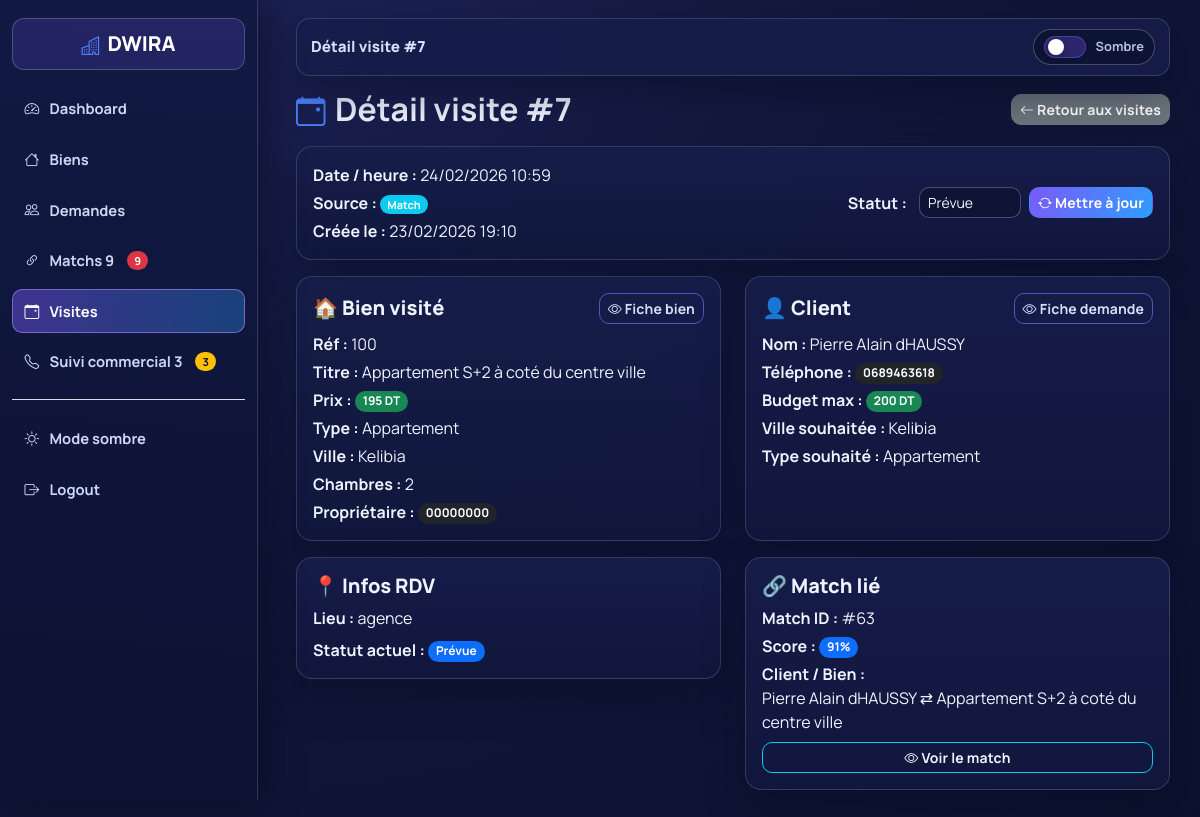
/Dwira/admin/visites/view.php?id=7 (signed in), run on the app's committed database.
### tables this page shows
CREATE TABLE `visites` (
  `id` int(11) NOT NULL,
  `bien_id` int(11) NOT NULL,
  `demande_id` int(11) DEFAULT NULL,
  `client_nom` varchar(255) DEFAULT NULL,
  `client_tel` varchar(50) DEFAULT NULL,
  `match_id` int(11) DEFAULT NULL,
  `date_visite` datetime NOT NULL,
  `lieu` varchar(255) DEFAULT NULL,
  `statut` enum('Prévue','Réalisée','Annulée','No show') DEFAULT 'Prévue',
  `note` text DEFAULT NULL,
  `source` enum('match','manuel') NOT NULL DEFAULT 'manuel',
  `created_at` timestamp NOT NULL DEFAULT current_timestamp()
);

CREATE TABLE `biens` (
  `id` int(11) NOT NULL,
  `reference` varchar(20) NOT NULL,
  `titre` varchar(255) NOT NULL,
  `telephone_proprietaire` varchar(30) DEFAULT NULL,
  `description` text DEFAULT NULL,
  `prix` decimal(12,2) NOT NULL,
  `type` varchar(50) NOT NULL,
  `statut` varchar(50) NOT NULL,
  `ville` varchar(100) NOT NULL,
  `zone` varchar(100) DEFAULT NULL,
  `chambres` int(11) DEFAULT 0,
  `surface` decimal(8,2) DEFAULT NULL,
  `vue_mer` tinyint(4) DEFAULT 0,
  `parking` tinyint(4) DEFAULT 0,
  `image` varchar(255) DEFAULT NULL,
  `disponible` tinyint(4) DEFAULT 1,
  `created_at` timestamp NOT NULL DEFAULT current_timestamp(),
  `caracteristiques` text DEFAULT NULL,
  `details` text DEFAULT NULL
);

CREATE TABLE `clients_demandes` (
  `id` int(11) NOT NULL,
  `nom` varchar(100) NOT NULL,
  `telephone` varchar(30) NOT NULL,
  `budget_max` decimal(12,2) NOT NULL,
  `type_bien` varchar(50) NOT NULL,
  `statut` varchar(50) NOT NULL,
  `ville` varchar(100) NOT NULL,
  `zone` varchar(100) DEFAULT NULL,
  `chambres_min` int(11) DEFAULT 0,
  `caracteristiques` text DEFAULT NULL,
  `details` longtext DEFAULT NULL CHECK (json_valid(`details`)),
  `surface_min` decimal(8,2) DEFAULT NULL,
  `vue_mer` tinyint(4) DEFAULT 0,
  `parking` tinyint(4) DEFAULT 0,
  `active` tinyint(4) DEFAULT 1,
  `created_at` timestamp NOT NULL DEFAULT current_timestamp()
);

CREATE TABLE `matches` (
  `id` int(11) NOT NULL,
  `bien_id` int(11) NOT NULL,
  `demande_id` int(11) NOT NULL,
  `score` int(11) DEFAULT 0,
  `vu` tinyint(4) DEFAULT 0,
  `statut` varchar(50) DEFAULT 'nouveau',
  `interet_client` tinyint(3) UNSIGNED DEFAULT NULL,
  `decision_client` varchar(50) DEFAULT NULL,
  `commentaire_client` text DEFAULT NULL,
  `prochain_suivi_at` datetime DEFAULT NULL,
  `resultat_final` varchar(50) DEFAULT NULL,
  `created_at` timestamp NOT NULL DEFAULT current_timestamp()
);

### Dwira/admin/visites/view.php (the view, shortened to what this page needs)
<?php
require_once "../../config/db.php";
$id = (int)$_GET['id'];
$stmt = $pdo->prepare("
    SELECT
        v.*,
        b.reference,
        b.titre AS bien_titre,
        b.ville AS bien_ville,
        b.prix  AS bien_prix,
        b.type  AS bien_type,
        b.chambres AS bien_chambres,
        b.telephone_proprietaire,
        d.nom       AS demande_nom,
        d.telephone AS demande_tel,
        d.budget_max,
        d.ville     AS demande_ville,
        d.type_bien AS demande_type_bien
    FROM visites v
    JOIN biens b ON v.bien_id = b.id
    LEFT JOIN clients_demandes d ON v.demande_id = d.id
    WHERE v.id = ?
");
$stmt->execute([$id]);
$visite = $stmt->fetch(PDO::FETCH_ASSOC);
$match = null;
if (!empty($visite['match_id'])) {
    $stm2 = $pdo->prepare("
        SELECT m.*,
               b.titre AS match_bien_titre,
               d.nom   AS match_client_nom
        FROM matches m
        JOIN biens b ON m.bien_id = b.id
        JOIN clients_demandes d ON m.demande_id = d.id
        WHERE m.id = ?
    ");
    $stm2->execute([$visite['match_id']]);
    $match = $stm2->fetch(PDO::FETCH_ASSOC);
}
$allStatus = ["Prévue","Réalisée","Annulée","No show","Perdue","Ignorée"];
$totalMatchesNonVus = (int)$pdo->query("
    SELECT COUNT(*)
    FROM matches
    WHERE vu = 0
")->fetchColumn();
$totalMatchesToFollow = (int)$pdo->query("
    SELECT COUNT(*)
    FROM matches
    WHERE resultat_final IS NULL
      AND prochain_suivi_at IS NOT NULL
      AND prochain_suivi_at <= NOW()
")->fetchColumn();
function badgeStatutVisite($statut) {
    $badge = 'bg-secondary';
    if ($statut === 'Prévue')   $badge = 'bg-primary';
    return "<span class='badge $badge'>".htmlspecialchars($statut)."</span>";
}
?>
<!DOCTYPE html>
<html lang="fr">
<head>
    <link href="https://cdn.jsdelivr.net/npm/bootstrap@5.3.2/dist/css/bootstrap.min.css" rel="stylesheet">
    <link href="https://cdn.jsdelivr.net/npm/bootstrap-icons@1.11.1/font/bootstrap-icons.css" rel="stylesheet">
<link rel='stylesheet' href='/Dwira/assets/css/admin-unified.css?v=202602248'>
</head>
<body>
<div class="sidebar collapsed" id="sidebar">
    <div class="text-center text-white brand">📅 DWIRA</div>
    <a href="../dashboard.php">
        <i class="bi bi-speedometer2"></i> Dashboard
    </a>
    <a href="../biens/list.php">
        <i class="bi bi-house"></i> Biens
    </a>
    <a href="../demandes/list.php">
        <i class="bi bi-people"></i> Demandes
    </a>
    <a href="../matches/list.php">
        <i class="bi bi-link-45deg"></i> Matchs
        <?php if ($totalMatchesNonVus > 0): ?>
            <span class="badge bg-danger badge-sidebar ms-1"><?= $totalMatchesNonVus ?></span>
        <?php endif; ?>
    </a>
    <a href="list.php">
        <i class="bi bi-calendar-event"></i> Visites
    </a>
    <a href="../suivi_commercial/list.php">
        <i class="bi bi-telephone-outbound"></i> Suivi commercial
        <?php if ($totalMatchesToFollow > 0): ?>
            <span class="badge bg-warning text-dark badge-sidebar ms-1"><?= $totalMatchesToFollow ?></span>
        <?php endif; ?>
    </a>
    <hr class="bg-light">
    <a onclick="toggleTheme()" style="cursor:pointer;">
        <i class="bi bi-moon-stars-fill"></i> Mode sombre
    </a>
    <a href="../logout.php">
        <i class="bi bi-box-arrow-right"></i> Logout
    </a>
</div>
<div class="main" id="main">
    <div class="d-flex justify-content-between align-items-center mb-3">
        <div class="d-flex align-items-center gap-2">
            <h2 class="fw-bold mb-0">📅 Détail visite #<?= (int)$visite['id'] ?></h2>
        </div>
        <a href="list.php" class="btn btn-secondary btn-sm">
            <i class="bi bi-arrow-left"></i> Retour aux visites
        </a>
    </div>
    <div class="card card-modern mb-3 p-3">
        <div class="row align-items-center">
            <div class="col-md-7 mb-3 mb-md-0">
                <p class="mb-1">
                    <strong>Date / heure :</strong>
                    <?= $visite['date_visite']
                        ? date("d/m/Y H:i", strtotime($visite['date_visite']))
                        : "<span class='text-muted'>—</span>" ?>
                </p>
                <p class="mb-1">
                    <strong>Source :</strong>
                    <?php if(($visite['source'] ?? '') === 'match'): ?>
                        <span class="badge bg-info text-dark badge-small">Match</span>
                    <?php else: ?>
                        <span class="badge bg-secondary badge-small">Manuel</span>
                    <?php endif; ?>
                </p>
                <p class="mb-0">
                    <strong>Créée le :</strong>
                    <?= $visite['created_at']
                        ? date("d/m/Y H:i", strtotime($visite['created_at']))
                        : "<span class='text-muted'>—</span>" ?>
                </p>
            </div>
            <div class="col-md-5">
                <form method="POST" class="d-flex flex-wrap gap-2 justify-content-md-end align-items-center">
                    <label class="me-1 mb-0"><strong>Statut :</strong></label>
                    <select name="statut" class="form-select form-select-sm w-auto">
                        <?php foreach($allStatus as $st): ?>
                            <option value="<?= $st ?>" <?= $visite['statut']===$st?'selected':'' ?>>
                                <?= $st ?>
                            </option>
                        <?php endforeach; ?>
                    </select>
                    <button class="btn btn-sm btn-primary">
                        <i class="bi bi-arrow-repeat"></i> Mettre à jour
                    </button>
                </form>
            </div>
        </div>
    </div>
    <div class="row mb-3">
        <div class="col-md-6 mb-3 mb-md-0">
            <div class="card card-modern p-3 h-100">
                <div class="d-flex justify-content-between align-items-center mb-2">
                    <h5 class="mb-0">🏠 Bien visité</h5>
                    <a href="../biens/view.php?id=<?= (int)$visite['bien_id'] ?>" class="btn btn-sm btn-outline-primary">
                        <i class="bi bi-eye"></i> Fiche bien
                    </a>
                </div>
                <p class="mb-1">
                    <strong>Réf :</strong>
                    <?= !empty($visite['reference'])
                        ? htmlspecialchars($visite['reference'])
                        : "<span class='text-muted'>—</span>" ?>
                </p>
                <p class="mb-1"><strong>Titre :</strong> <?= htmlspecialchars($visite['bien_titre']) ?></p>
                <p class="mb-1">
                    <strong>Prix :</strong>
                    <?php if(!empty($visite['bien_prix'])): ?>
                        <span class="badge bg-success"><?= number_format($visite['bien_prix']) ?> DT</span>
                    <?php else: ?>
                        <span class="text-muted">—</span>
                    <?php endif; ?>
                </p>
                <p class="mb-1"><strong>Type :</strong> <?= htmlspecialchars($visite['bien_type']) ?></p>
                <p class="mb-1"><strong>Ville :</strong> <?= htmlspecialchars($visite['bien_ville']) ?></p>
                <p class="mb-1"><strong>Chambres :</strong> <?= (int)$visite['bien_chambres'] ?></p>
                <p class="mb-0">
                    <strong>Propriétaire :</strong>
                    <?php if(!empty($visite['telephone_proprietaire'])): ?>
                        <span class="badge bg-dark"><?= htmlspecialchars($visite['telephone_proprietaire']) ?></span>
                    <?php else: ?>
                        <span class="text-muted">—</span>
                    <?php endif; ?>
                </p>
            </div>
        </div>
        <div class="col-md-6">
            <div class="card card-modern p-3 h-100">
                <div class="d-flex justify-content-between align-items-center mb-2">
                    <h5 class="mb-0">👤 Client</h5>
                    <?php if(!empty($visite['demande_id'])): ?>
                        <a href="../demandes/view.php?id=<?= (int)$visite['demande_id'] ?>" class="btn btn-sm btn-outline-primary">
                            <i class="bi bi-eye"></i> Fiche demande
                        </a>
                    <?php endif; ?>
                </div>
                <?php
                    $nomClient = $visite['demande_nom'] ?: ($visite['client_nom'] ?? '');
                    $telClient = $visite['demande_tel'] ?: ($visite['client_tel'] ?? '');
                ?>
                <p class="mb-1">
                    <strong>Nom :</strong>
                    <?= $nomClient
                        ? htmlspecialchars($nomClient)
                        : "<span class='text-muted'>—</span>" ?>
                </p>
                <p class="mb-1">
                    <strong>Téléphone :</strong>
                    <?php if($telClient): ?>
                        <span class="badge bg-dark"><?= htmlspecialchars($telClient) ?></span>
                    <?php else: ?>
                        <span class="text-muted">—</span>
                    <?php endif; ?>
                </p>
                <?php if(!empty($visite['demande_id'])): ?>
                    <p class="mb-1">
                        <strong>Budget max :</strong>
                            <?php if(!empty($visite['budget_max'])): ?>
                                <span class="badge bg-success"><?= number_format($visite['budget_max']) ?> DT</span>
                            <?php else: ?>
                                <span class="text-muted">—</span>
                            <?php endif; ?>
                    </p>
                    <p class="mb-1">
                        <strong>Ville souhaitée :</strong>
                        <?= $visite['demande_ville']
                            ? htmlspecialchars($visite['demande_ville'])
                            : "<span class='text-muted'>—</span>" ?>
                    </p>
                    <p class="mb-0">
                        <strong>Type souhaité :</strong>
                        <?= $visite['demande_type_bien']
                            ? htmlspecialchars($visite['demande_type_bien'])
                            : "<span class='text-muted'>—</span>" ?>
                    </p>
                <?php else: ?>
                    <p class="text-muted mb-0">
                        Client sans fiche demande (visite manuelle).
                    </p>
                <?php endif; ?>
            </div>
        </div>
    </div>
    <div class="row mb-3">
        <div class="col-md-6 mb-3 mb-md-0">
            <div class="card card-modern p-3 mb-3">
                <h5 class="mb-2">📍 Infos RDV</h5>
                <p class="mb-2">
                    <strong>Lieu :</strong>
                    <?= $visite['lieu']
                        ? htmlspecialchars($visite['lieu'])
                        : "<span class='text-muted'>—</span>" ?>
                </p>
                <p class="mb-0">
                    <strong>Statut actuel :</strong>
                    <?= badgeStatutVisite($visite['statut']) ?>
                </p>
            </div>
        </div>
        <div class="col-md-6">
            <?php if($match): ?>
                <div class="card card-modern p-3">
                    <h5 class="mb-2">🔗 Match lié</h5>
                    <p class="mb-1">
                        <strong>Match ID :</strong> #<?= (int)$match['id'] ?>
                    </p>
                    <p class="mb-1">
                        <strong>Score :</strong>
                        <span class="badge bg-primary"><?= (float)$match['score'] ?>%</span>
                    </p>
                    <p class="mb-2">
                        <strong>Client / Bien :</strong><br>
                        <?= htmlspecialchars($match['match_client_nom']) ?> ⇄
                        <?= htmlspecialchars($match['match_bien_titre']) ?>
                    </p>
                    <a href="../matches/view.php?id=<?= (int)$match['id'] ?>" class="btn btn-sm btn-outline-info">
                        <i class="bi bi-eye"></i> Voir le match
                    </a>
                </div>
            <?php endif; ?>
        </div>
    </div>
</div>
</body>
</html>

### Dwira/admin/visites/view.php (style rules this page uses)
:root { --bg:#f1f4f9; --card:#ffffff; --sidebar:#111827; --text:#111827; }
body { font-family: Arial, sans-serif; background: var(--bg); color: var(--text); transition: .3s; }
.sidebar { height: 100vh; width: 250px; position: fixed; background: var(--sidebar); padding-top: 20px; transition: 0.3s; color: #e5e7eb; z-index: 1000; }
.sidebar.collapsed { width: 80px; }
.sidebar .brand { font-weight: 700; margin-bottom: 20px; }
.sidebar a { display: block; color: #cbd5e1; padding: 8px 18px; text-decoration: none; transition: 0.3s; border-radius: 6px; font-size: 14px; }
.sidebar a i { margin-right: 6px; }
.badge-sidebar { font-size:11px; vertical-align: middle; }
.main { margin-left: 250px; padding: 20px 20px 40px; transition: 0.3s; }
.card-modern { background: var(--card); border-radius: 16px; box-shadow: 0 10px 25px rgba(0,0,0,0.05); border: none; }
.badge-small { font-size:11px; }

### data on the page
visites: date_visite "24/02/2026 10:59", created_at "23/02/2026 19:10", statut "Prévue", bien.reference "100", bien.titre "Appartement S+2 à coté du centre ville", bien.prix "195", bien.type "Appartement", bien.ville "Kelibia", bien.chambres "2", bien.telephone_proprietaire "00000000", demande.nom "Pierre Alain dHAUSSY", demande.telephone "0689463618", demande.budget_max "200", demande.ville "Kelibia", demande.type_bien "Appartement", lieu "agence"
matches: id "63", score "91", demande.nom "Pierre Alain dHAUSSY", bien.titre "Appartement S+2 à coté du centre ville"

### other printed values
$totalMatchesNonVus "9"
$totalMatchesToFollow "3"
